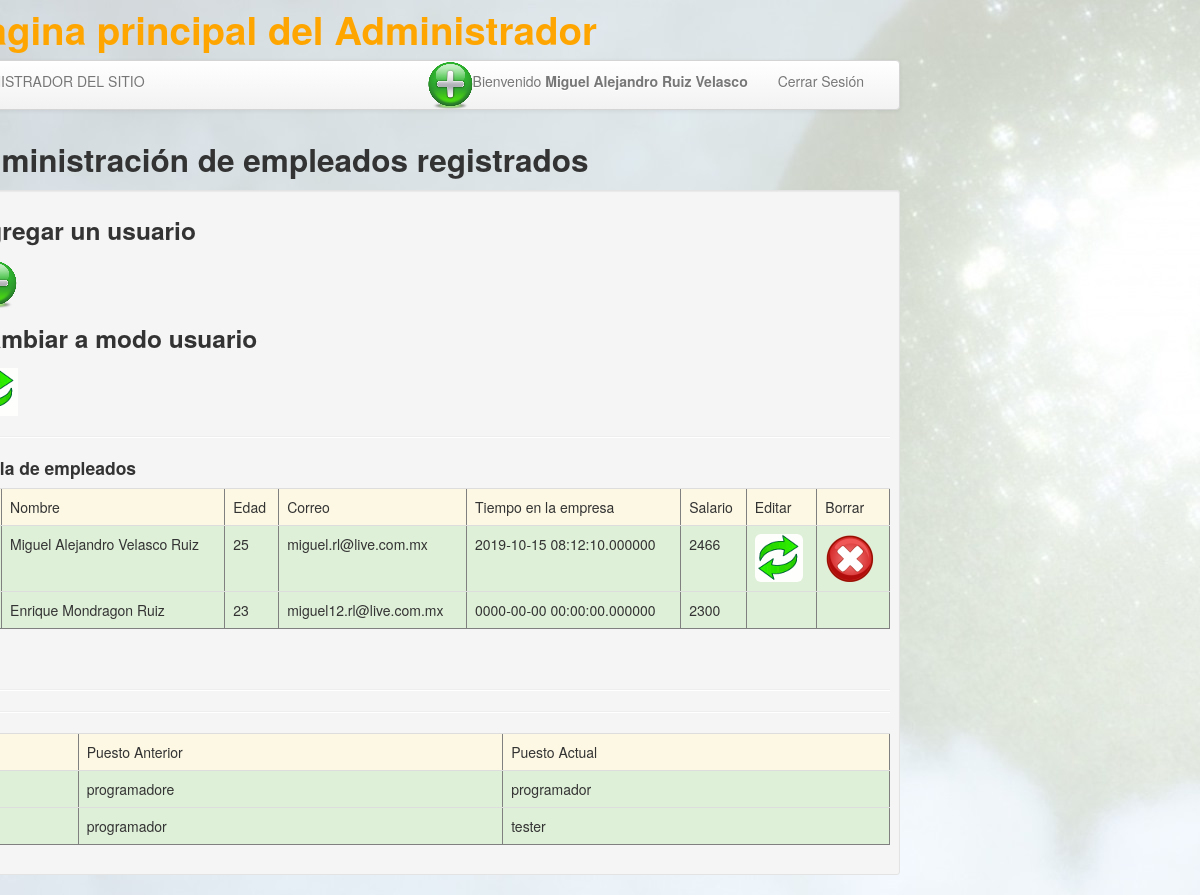
The app's page /admin.php (signed in) with its own data.
### tables this page shows
CREATE TABLE `cambios` (
  `id` int(11) NOT NULL,
  `puesto` varchar(250) NOT NULL,
  `puesto_old` varchar(250) NOT NULL,
  `puesto_new` varchar(250) NOT NULL
);

### admin.php (the view, shortened to what this page needs)
<!DOCTYPE html>
<html lang="en">
  <head>
    <link href="bootstrap/css/bootstrap.min.css" rel="stylesheet"/>
  </head>
<body data-offset="40" background="images/fondotot.jpg" style="background-attachment: fixed">
<div class="container">
<header class="header">
<div class="row">
	<?php
	include("include/cabecera1.php");
	?>
</div>
</header>
<div class="navbar">
  <div class="navbar-inner">
	<div class="container">
	  <div class="nav-collapse">
		<ul class="nav">
			<li class=""><a href="admin.php">ADMINISTRADOR DEL SITIO</a></li>
		</ul>
		<ul class="nav pull-right" style="margin-left:-16px" color="#0000FF">
				<li><a href="">Bienvenido <strong><?php echo $_SESSION['Nombre'];?> <?php echo $_SESSION['ApellidoP'];?> <?php echo $_SESSION['ApellidoM'];?></strong> </a></li>
			  <li><a href="desconectar.php"> Cerrar Sesión </a></li>
		</ul>
		<ul class="nav pull-right" style="margin-left:-112px">
			<img src="/iworks/usuarios/<?php echo $_SESSION['user']; ?>.jpg" alt="">
		</ul>
	  </div>
	</div>
  </div>
</div>
<div class="row">
	<div class="span12">
		<div class="caption">
		<h2> Administración de empleados registrados</h2>
		<div class="well well-small">
		<h3>Agregar un usuario </h3>
		<?php
		echo  "<a href=\"index_registro.php\"><img src=\"images/agregar.png\"  /></a>";
		?>
		<h3>Cambiar a modo usuario </h3>
		<?php
		echo  "<a href=\"index2.php\"><img src=\"images/actualizar.gif\"  /></a>";
		?>
		<hr class="soft"/>
		<h4>Tabla de empleados</h4>
		<div class="row-fluid">
			<?php
				require("connect_db.php");
				$sql=("SELECT * FROM login");
				$query=mysqli_query($mysqli,$sql);
				$sql2=("SELECT * FROM cambios");
				$query2=mysqli_query($mysqli,$sql2);
				echo "<table border='1'; class='table table-hover';>";
					echo "<tr class='warning'>";
						echo "<td>Nombre</td>";
						echo "<td>Edad</td>";
						echo "<td>Correo</td>";
						echo "<td>Tiempo en la empresa</td>";
						echo "<td>Salario</td>";
						echo "<td>Editar</td>";
						echo "<td>Borrar</td>";
					echo "</tr>";
			?>
			<?php
				 while($arreglo=mysqli_fetch_array($query)){
				  	echo "<tr class='success'>";
				    	echo "<td>$arreglo[8] $arreglo[9] $arreglo[10]</td>";
				    	echo "<td>$arreglo[11]</td>";
				    	echo "<td>$arreglo[3]</td>";
				    	echo "<td>$arreglo[13]</td>";
						echo "<td>$arreglo[14]</td>";
						if($_SESSION['id']==$arreglo[6]){
				    	echo "<td><a href='actualizar.php?id=$arreglo[0]'><img src='images/actualizar.gif' class='img-rounded'></td>";
						echo "<td><a href='admin.php?id=$arreglo[0]&idborrar=2'><img src='images/eliminar.png' class='img-rounded'/></a></td>";
						}
						else
						{
							echo "<td></td>";
							echo "<td></td>";
						}
				}
				echo "</table>";
					extract($_GET);
			?>
			<?php
			echo "<table border='1'; class='table table-hover';>";
					echo "<tr class='warning'>";
						echo "<td>Id</td>";
						echo "<td>Puesto Anterior</td>";
						echo "<td>Puesto Actual</td>";
					echo "</tr>";
				while($arreglo2=mysqli_fetch_array($query2)){
				  	echo "<tr class='success'>";
						echo "<td>$arreglo2[0]</td>";
				    	echo "<td>$arreglo2[2]</td>";
				    	echo "<td>$arreglo2[3]</td>";
				}
			  ?>
		<div class="span8">
		</div>
		</div>
		<br/>
		</div>
</div>
	</div>
</div>
<hr class="soften"/>
<footer class="footer">
<hr class="soften"/>
 </footer>
</div>
  </body>
</html>

### include/cabecera1.php (shortened to what this page needs)
<!DOCTYPE html>
<html>
<h1 class="span">Pagina principal del Administrador</h1>
</html>

### include/cabecera1.php (style rules this page uses)
h1 { color: orange; }

### records on screen
cambios: puesto_old "programadore", puesto_new "programador"
cambios: puesto_old "programador", puesto_new "tester"

### other values on screen
$_SESSION['Nombre'] "Miguel Alejandro"
$_SESSION['ApellidoP'] "Ruiz"
$_SESSION['ApellidoM'] "Velasco"
$arreglo[8] "Miguel Alejandro"
$arreglo[9] "Velasco"
$arreglo[10] "Ruiz"
$arreglo[11] "25"
$arreglo[3] "miguel.rl@live.com.mx"
$arreglo[13] "2019-10-15 08:12:10.000000"
$arreglo[14] "2466"
$arreglo[8] "Enrique"
$arreglo[9] "Mondragon"
$arreglo[11] "23"
$arreglo[3] "miguel12.rl@live.com.mx"
$arreglo[13] "0000-00-00 00:00:00.000000"
